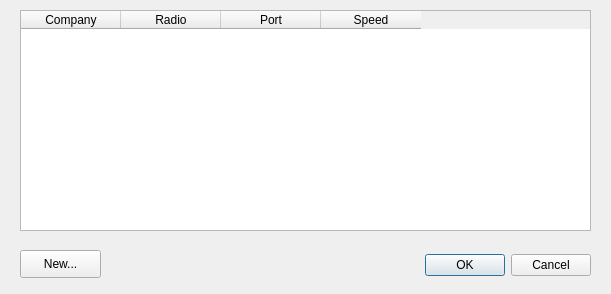
<?xml version="1.0" encoding="UTF-8"?>
<ui version="4.0">
 <class>Dialog</class>
 <widget class="QDialog" name="Dialog">
  <property name="geometry">
   <rect>
    <x>0</x>
    <y>0</y>
    <width>611</width>
    <height>294</height>
   </rect>
  </property>
  <property name="windowTitle">
   <string>Dialog</string>
  </property>
  <widget class="QDialogButtonBox" name="buttonBox">
   <property name="geometry">
    <rect>
     <x>350</x>
     <y>250</y>
     <width>241</width>
     <height>31</height>
    </rect>
   </property>
   <property name="orientation">
    <enum>Qt::Horizontal</enum>
   </property>
   <property name="standardButtons">
    <set>QDialogButtonBox::Cancel|QDialogButtonBox::Ok</set>
   </property>
  </widget>
  <widget class="QPushButton" name="btnNew">
   <property name="geometry">
    <rect>
     <x>20</x>
     <y>250</y>
     <width>81</width>
     <height>28</height>
    </rect>
   </property>
   <property name="text">
    <string>New...</string>
   </property>
  </widget>
  <widget class="QTableWidget" name="tableWidget">
   <property name="geometry">
    <rect>
     <x>20</x>
     <y>10</y>
     <width>571</width>
     <height>221</height>
    </rect>
   </property>
   <column>
    <property name="text">
     <string>Company</string>
    </property>
   </column>
   <column>
    <property name="text">
     <string>Radio</string>
    </property>
   </column>
   <column>
    <property name="text">
     <string>Port</string>
    </property>
   </column>
   <column>
    <property name="text">
     <string>Speed</string>
    </property>
   </column>
  </widget>
 </widget>
 <resources/>
 <connections>
  <connection>
   <sender>buttonBox</sender>
   <signal>accepted()</signal>
   <receiver>Dialog</receiver>
   <slot>accept()</slot>
   <hints>
    <hint type="sourcelabel">
     <x>248</x>
     <y>254</y>
    </hint>
    <hint type="destinationlabel">
     <x>157</x>
     <y>274</y>
    </hint>
   </hints>
  </connection>
  <connection>
   <sender>buttonBox</sender>
   <signal>rejected()</signal>
   <receiver>Dialog</receiver>
   <slot>reject()</slot>
   <hints>
    <hint type="sourcelabel">
     <x>316</x>
     <y>260</y>
    </hint>
    <hint type="destinationlabel">
     <x>286</x>
     <y>274</y>
    </hint>
   </hints>
  </connection>
 </connections>
</ui>
